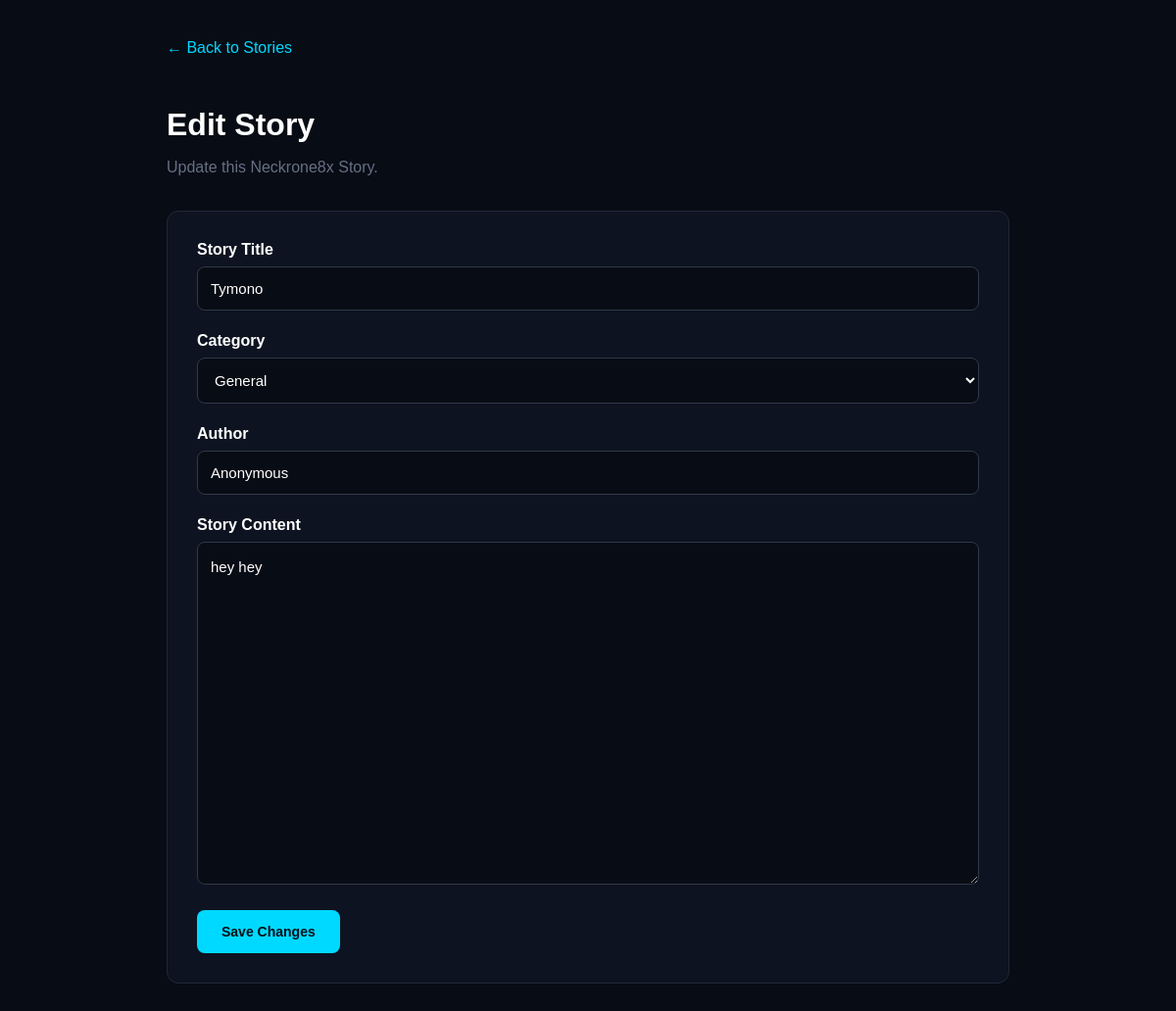
Page /admin/stories/edit/1 (signed in) on the committed database.
### app.py (models this page shows)
class Story(db.Model):
    __tablename__ = "stories"
    id = db.Column(db.Integer, primary_key=True)
    title = db.Column(db.String(200), nullable=False)
    slug = db.Column(db.String(220), unique=True, nullable=False)
    category = db.Column(db.String(100), nullable=False, default="General")
    content = db.Column(db.Text, nullable=False)
    author = db.Column(db.String(100), nullable=False, default="Anonymous")
    cover_image = db.Column(db.String(500), nullable=True)
    published = db.Column(db.Boolean, default=False)
    read_count = db.Column(db.Integer, default=0)
    created_at = db.Column(db.DateTime, default=datetime.utcnow)
    updated_at = db.Column(db.DateTime, default=datetime.utcnow, onupdate=datetime.utcnow)
    reads = db.relationship("StoryRead", backref="story", cascade="all, delete-orphan")
    reactions = db.relationship("Reaction", backref="story", cascade="all, delete-orphan")
    comments = db.relationship("Comment", backref="story", cascade="all, delete-orphan")

### app.py (the view, shortened to what this page needs)
@app.route("/admin/stories/edit/<int:story_id>", methods=["GET", "POST"])
def edit_story(story_id):
    if not session.get("admin_logged_in"):
        return redirect(url_for("login"))
    story = Story.query.get_or_404(story_id)
    return render_template("admin/edit_story.html", story=story)

### app.py (called while the page is built)
@app.context_processor
def inject_template_globals():
    return {"current_year": datetime.utcnow().year}

### templates/admin/edit_story.html (shortened to what this page needs)
<!DOCTYPE html>
<html lang="en">
<head>
</head>
<body>
    <div class="container">
        <a
            href="{{ url_for('manage_stories') }}"
            class="back"
        >
            &#8592; Back to Stories
        </a>
        <h1>
            Edit Story
        </h1>
        <p class="subtitle">
            Update this Neckrone8x Story.
        </p>
        <div class="form-box">
            <form
                method="POST"
                action="{{ url_for('edit_story', story_id=story.id) }}"
            >
                <div class="field">
                    <label for="title">
                        Story Title
                    </label>
                    <input
                        type="text"
                        id="title"
                        name="title"
                        value="{{ story.title }}"
                        maxlength="200"
                        required
                    >
                </div>
                <div class="field">
                    <label for="category">
                        Category
                    </label>
                    <select
    id="category"
    name="category"
    required
>
    <option
        value="General"
        {% if story.category == "General" %}
            selected
        {% endif %}
    >
        General
    </option>
</select>
                </div>
                <div class="field">
                    <label for="author">
                        Author
                    </label>
                    <input
                        type="text"
                        id="author"
                        name="author"
                        value="{{ story.author }}"
                        maxlength="100"
                    >
                </div>
                <div class="field">
                    <label for="content">
                        Story Content
                    </label>
                    <textarea
                        id="content"
                        name="content"
                        required
                    >{{ story.content }}</textarea>
                </div>
                <button type="submit">
                    Save Changes
                </button>
            </form>
        </div>
    </div>
</body>
</html>

### templates/admin/edit_story.html (style rules this page uses)
* { box-sizing: border-box; }
body { margin: 0; font-family: Arial, sans-serif; background: #080c14; color: white; }
.container { max-width: 900px; margin: auto; padding: 40px 20px; }
.back { color: #00d9ff; text-decoration: none; display: inline-block; margin-bottom: 30px; }
h1 { margin-bottom: 8px; }
.subtitle { color: #667085; margin-bottom: 35px; }
.form-box { background: #0d1320; border: 1px solid #202938; border-radius: 12px; padding: 30px; }
.field { margin-bottom: 22px; }
label { display: block; margin-bottom: 8px; font-weight: bold; }
input, select, textarea { width: 100%; padding: 13px; background: #080c14; border: 1px solid #30394a; border-radius: 8px; color: white; font-family: inherit; font-size: 15px; outline: none; }
select { cursor: pointer; }
textarea { min-height: 350px; resize: vertical; line-height: 1.6; }
button { padding: 14px 25px; background: #00d9ff; color: #061018; border: none; border-radius: 8px; font-weight: bold; cursor: pointer; font-size: 14px; }

### rows in the picture
Story: title "Tymono", category "General", author "Anonymous", content "hey hey"
